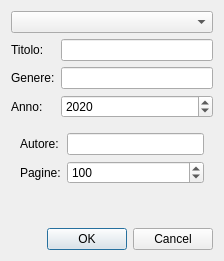
<?xml version="1.0" encoding="UTF-8"?>
<ui version="4.0">
 <class>DialogMedia</class>
 <widget class="QDialog" name="DialogMedia">
  <property name="windowTitle">
   <string>Modifica/Creazione Media</string>
  </property>
  <layout class="QVBoxLayout" name="verticalLayout">
    <!-- Selezione del tipo di media -->
    <item>
      <widget class="QComboBox" name="mediaTypeComboBox"/>
    </item>
    <!-- Campi comuni -->
    <item>
      <layout class="QFormLayout" name="formLayoutCommon">
        <item row="0" column="0">
          <widget class="QLabel" name="labelTitle">
            <property name="text">
              <string>Titolo:</string>
            </property>
          </widget>
        </item>
        <item row="0" column="1">
          <widget class="QLineEdit" name="titleLineEdit"/>
        </item>
        <item row="1" column="0">
          <widget class="QLabel" name="labelGenre">
            <property name="text">
              <string>Genere:</string>
            </property>
          </widget>
        </item>
        <item row="1" column="1">
          <widget class="QLineEdit" name="genreLineEdit"/>
        </item>
        <item row="2" column="0">
          <widget class="QLabel" name="labelReleaseYear">
            <property name="text">
              <string>Anno:</string>
            </property>
          </widget>
        </item>
        <item row="2" column="1">
          <widget class="QSpinBox" name="releaseYearSpinBox">
            <property name="minimum">
              <number>1900</number>
            </property>
            <property name="maximum">
              <number>2100</number>
            </property>
            <property name="value">
              <number>2020</number>
            </property>
          </widget>
        </item>
      </layout>
    </item>
    <!-- Campi specifici -->
    <item>
      <widget class="QStackedWidget" name="stackedWidget">
        <!-- Pagina 0: Libro -->
        <widget class="QWidget" name="pageLibro">
          <layout class="QFormLayout" name="formLayoutLibro">
            <item row="0" column="0">
              <widget class="QLabel" name="labelAuthor">
                <property name="text">
                  <string>Autore:</string>
                </property>
              </widget>
            </item>
            <item row="0" column="1">
              <widget class="QLineEdit" name="authorLineEdit"/>
            </item>
            <item row="1" column="0">
              <widget class="QLabel" name="labelPageCount">
                <property name="text">
                  <string>Pagine:</string>
                </property>
              </widget>
            </item>
            <item row="1" column="1">
              <widget class="QSpinBox" name="pageCountSpinBox">
                <property name="minimum">
                  <number>1</number>
                </property>
                <property name="maximum">
                  <number>10000</number>
                </property>
                <property name="value">
                  <number>100</number>
                </property>
              </widget>
            </item>
          </layout>
        </widget>
        <!-- Pagina 1: Film -->
        <widget class="QWidget" name="pageFilm">
          <layout class="QFormLayout" name="formLayoutFilm">
            <item row="0" column="0">
              <widget class="QLabel" name="labelDirector">
                <property name="text">
                  <string>Regista:</string>
                </property>
              </widget>
            </item>
            <item row="0" column="1">
              <widget class="QLineEdit" name="directorLineEdit"/>
            </item>
            <item row="1" column="0">
              <widget class="QLabel" name="labelDuration">
                <property name="text">
                  <string>Durata (min):</string>
                </property>
              </widget>
            </item>
            <item row="1" column="1">
              <widget class="QSpinBox" name="durationSpinBox">
                <property name="minimum">
                  <number>1</number>
                </property>
                <property name="maximum">
                  <number>500</number>
                </property>
                <property name="value">
                  <number>90</number>
                </property>
              </widget>
            </item>
          </layout>
        </widget>
        <!-- Pagina 2: Serie TV -->
        <widget class="QWidget" name="pageSerieTV">
          <layout class="QFormLayout" name="formLayoutSerieTV">
            <item row="0" column="0">
              <widget class="QLabel" name="labelSeasons">
                <property name="text">
                  <string>Stagioni:</string>
                </property>
              </widget>
            </item>
            <item row="0" column="1">
              <widget class="QSpinBox" name="seasonsSpinBox">
                <property name="minimum">
                  <number>1</number>
                </property>
                <property name="maximum">
                  <number>100</number>
                </property>
                <property name="value">
                  <number>1</number>
                </property>
              </widget>
            </item>
            <item row="1" column="0">
              <widget class="QLabel" name="labelEpisodes">
                <property name="text">
                  <string>Episodi:</string>
                </property>
              </widget>
            </item>
            <item row="1" column="1">
              <widget class="QSpinBox" name="episodesSpinBox">
                <property name="minimum">
                  <number>1</number>
                </property>
                <property name="maximum">
                  <number>1000</number>
                </property>
                <property name="value">
                  <number>10</number>
                </property>
              </widget>
            </item>
            <item row="2" column="0">
              <widget class="QLabel" name="labelCreator">
                <property name="text">
                  <string>Creatore:</string>
                </property>
              </widget>
            </item>
            <item row="2" column="1">
              <widget class="QLineEdit" name="creatorLineEdit"/>
            </item>
          </layout>
        </widget>
      </widget>
    </item>
    <!-- Pulsanti OK e Annulla -->
    <item>
      <widget class="QDialogButtonBox" name="buttonBox">
        <property name="standardButtons">
          <set>QDialogButtonBox::Cancel|QDialogButtonBox::Ok</set>
        </property>
      </widget>
    </item>
  </layout>
 </widget>
 <resources/>
 <connections/>
</ui>
